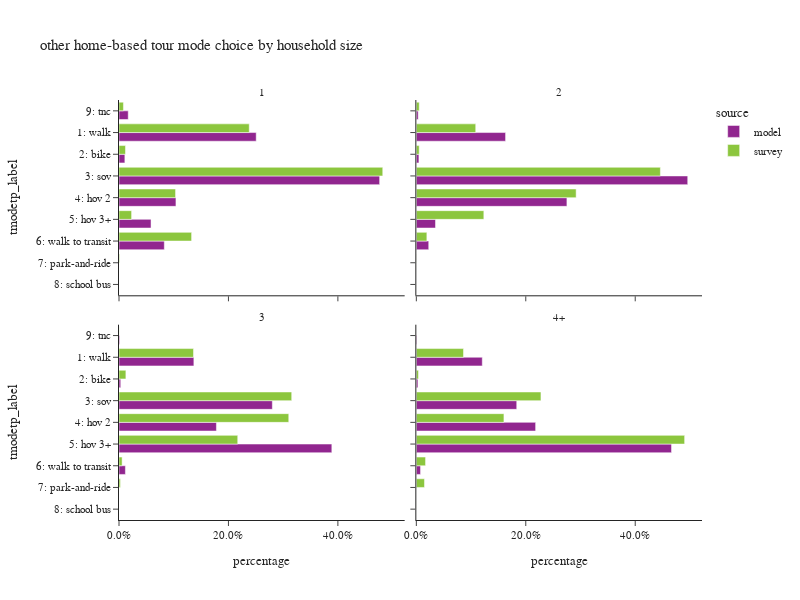

Notebook cell for this chart:
### Code cell
plot_mode_choice(hb_tour,"hhsize_4+",
                 {"hhsize_4+":["1","2","3","4+"],
                  "tmodetp_label":["1: walk","2: bike","3: sov","4: hov 2","5: hov 3+","6: walk to transit",
                                   "7: park-and-ride","8: school bus","9: other–survey only"]},
                 "household size",2,600)

### Figure 1 — Plotly figure (JSON) as saved in the notebook; plotly's stock layout.template omitted (floating-point values rounded to 4 significant figures)
{"data": [{"alignmentgroup": "True", "customdata": [[12100], [517], [22987], [5022], [2824], [3997], [814]], "hovertemplate": "source=model<br>hhsize_4+=1<br>percentage=%{x}<br>tmodetp_label=%{y}<br>sample count=%{customdata[0]}<extra></extra>", "legendgroup": "model", "marker": {"color": "#91268F", "pattern": {"shape": ""}}, "name": "model", "offsetgroup": "model", "orientation": "h", "showlegend": true, "textposition": "auto", "type": "bar", "x": [0.2507, 0.01071, 0.4763, 0.1041, 0.05852, 0.08282, 0.01687], "xaxis": "x3", "y": ["1: walk", "2: bike", "3: sov", "4: hov 2", "5: hov 3+", "6: walk to transit", "9: tnc"], "yaxis": "y3"}, {"alignmentgroup": "True", "customdata": [[15526], [451], [47218], [26199], [3334], [2158], [324]], "hovertemplate": "source=model<br>hhsize_4+=2<br>percentage=%{x}<br>tmodetp_label=%{y}<br>sample count=%{customdata[0]}<extra></extra>", "legendgroup": "model", "marker": {"color": "#91268F", "pattern": {"shape": ""}}, "name": "model", "offsetgroup": "model", "orientation": "h", "showlegend": false, "textposition": "auto", "type": "bar", "x": [0.1631, 0.004737, 0.4959, 0.2752, 0.03502, 0.02267, 0.003403], "xaxis": "x4", "y": ["1: walk", "2: bike", "3: sov", "4: hov 2", "5: hov 3+", "6: walk to transit", "9: tnc"], "yaxis": "y4"}, {"alignmentgroup": "True", "customdata": [[7808], [180], [15991], [10160], [22197], [667], [68]], "hovertemplate": "source=model<br>hhsize_4+=3<br>percentage=%{x}<br>tmodetp_label=%{y}<br>sample count=%{customdata[0]}<extra></extra>", "legendgroup": "model", "marker": {"color": "#91268F", "pattern": {"shape": ""}}, "name": "model", "offsetgroup": "model", "orientation": "h", "showlegend": false, "textposition": "auto", "type": "bar", "x": [0.1368, 0.003154, 0.2802, 0.178, 0.3889, 0.01169, 0.001191], "xaxis": "x", "y": ["1: walk", "2: bike", "3: sov", "4: hov 2", "5: hov 3+", "6: walk to transit", "9: tnc"], "yaxis": "y"}, {"alignmentgroup": "True", "customdata": [[14810], [354], [22546], [26789], [57309], [946], [133]], "hovertemplate": "source=model<br>hhsize_4+=4+<br>percentage=%{x}<br>tmodetp_label=%{y}<br>sample count=%{customdata[0]}<extra></extra>", "legendgroup": "model", "marker": {"color": "#91268F", "pattern": {"shape": ""}}, "name": "model", "offsetgroup": "model", "orientation": "h", "showlegend": false, "textposition": "auto", "type": "bar", "x": [0.1205, 0.002881, 0.1835, 0.218, 0.4664, 0.007698, 0.001082], "xaxis": "x2", "y": ["1: walk", "2: bike", "3: sov", "4: hov 2", "5: hov 3+", "6: walk to transit", "9: tnc"], "yaxis": "y2"}, {"alignmentgroup": "True", "customdata": [[385], [35], [464], [84], [28], [129], [4], [11]], "hovertemplate": "source=survey<br>hhsize_4+=1<br>percentage=%{x}<br>tmodetp_label=%{y}<br>sample count=%{customdata[0]}<extra></extra>", "legendgroup": "survey", "marker": {"color": "#8CC63E", "pattern": {"shape": ""}}, "name": "survey", "offsetgroup": "survey", "orientation": "h", "showlegend": true, "textposition": "auto", "type": "bar", "x": [0.238, 0.01182, 0.482, 0.1034, 0.023, 0.1327, 0.001058, 0.008102], "xaxis": "x3", "y": ["1: walk", "2: bike", "3: sov", "4: hov 2", "5: hov 3+", "6: walk to transit", "7: park-and-ride", "9: tnc"], "yaxis": "y3"}, {"alignmentgroup": "True", "customdata": [[376], [31], [570], [484], [109], [52], [4], [7]], "hovertemplate": "source=survey<br>hhsize_4+=2<br>percentage=%{x}<br>tmodetp_label=%{y}<br>sample count=%{customdata[0]}<extra></extra>", "legendgroup": "survey", "marker": {"color": "#8CC63E", "pattern": {"shape": ""}}, "name": "survey", "offsetgroup": "survey", "orientation": "h", "showlegend": false, "textposition": "auto", "type": "bar", "x": [0.1085, 0.005229, 0.446, 0.292, 0.1234, 0.01925, 0.0002915, 0.005326], "xaxis": "x4", "y": ["1: walk", "2: bike", "3: sov", "4: hov 2", "5: hov 3+", "6: walk to transit", "7: park-and-ride", "9: tnc"], "yaxis": "y4"}, {"alignmentgroup": "True", "customdata": [[81], [14], [141], [135], [76], [7], [4], [1]], "hovertemplate": "source=survey<br>hhsize_4+=3<br>percentage=%{x}<br>tmodetp_label=%{y}<br>sample count=%{customdata[0]}<extra></extra>", "legendgroup": "survey", "marker": {"color": "#8CC63E", "pattern": {"shape": ""}}, "name": "survey", "offsetgroup": "survey", "orientation": "h", "showlegend": false, "textposition": "auto", "type": "bar", "x": [0.1362, 0.01257, 0.3156, 0.3102, 0.217, 0.005691, 0.002555, 0.000235], "xaxis": "x", "y": ["1: walk", "2: bike", "3: sov", "4: hov 2", "5: hov 3+", "6: walk to transit", "7: park-and-ride", "9: tnc"], "yaxis": "y"}, {"alignmentgroup": "True", "customdata": [[72], [7], [140], [107], [293], [12], [4], [2]], "hovertemplate": "source=survey<br>hhsize_4+=4+<br>percentage=%{x}<br>tmodetp_label=%{y}<br>sample count=%{customdata[0]}<extra></extra>", "legendgroup": "survey", "marker": {"color": "#8CC63E", "pattern": {"shape": ""}}, "name": "survey", "offsetgroup": "survey", "orientation": "h", "showlegend": false, "textposition": "auto", "type": "bar", "x": [0.0862, 0.003875, 0.2277, 0.1601, 0.4903, 0.01687, 0.0149, 2.942e-05], "xaxis": "x2", "y": ["1: walk", "2: bike", "3: sov", "4: hov 2", "5: hov 3+", "6: walk to transit", "7: park-and-ride", "8: school bus"], "yaxis": "y2"}], "layout": {"annotations": [{"font": {}, "showarrow": false, "text": "3", "x": 0.245, "xanchor": "center", "xref": "paper", "y": 0.465, "yanchor": "bottom", "yref": "paper"}, {"font": {}, "showarrow": false, "text": "4+", "x": 0.755, "xanchor": "center", "xref": "paper", "y": 0.465, "yanchor": "bottom", "yref": "paper"}, {"font": {}, "showarrow": false, "text": "1", "x": 0.245, "xanchor": "center", "xref": "paper", "y": 1.0, "yanchor": "bottom", "yref": "paper"}, {"font": {}, "showarrow": false, "text": "2", "x": 0.755, "xanchor": "center", "xref": "paper", "y": 1.0, "yanchor": "bottom", "yref": "paper"}], "barmode": "group", "height": 600, "legend": {"title": {"text": "source"}, "tracegroupgap": 0}, "title": {"text": "other home-based tour mode choice by household size"}, "width": 800, "xaxis": {"anchor": "y", "domain": [0.0, 0.49], "tickformat": ".1%", "title": {"text": "percentage"}}, "xaxis2": {"anchor": "y2", "domain": [0.51, 1.0], "matches": "x", "tickformat": ".1%", "title": {"text": "percentage"}}, "xaxis3": {"anchor": "y3", "domain": [0.0, 0.49], "matches": "x", "showticklabels": false, "tickformat": ".1%"}, "xaxis4": {"anchor": "y4", "domain": [0.51, 1.0], "matches": "x", "showticklabels": false, "tickformat": ".1%"}, "yaxis": {"anchor": "x", "categoryarray": ["9: other–survey only", "8: school bus", "7: park-and-ride", "6: walk to transit", "5: hov 3+", "4: hov 2", "3: sov", "2: bike", "1: walk"], "categoryorder": "array", "domain": [0.0, 0.465], "title": {"text": "tmodetp_label"}}, "yaxis2": {"anchor": "x2", "domain": [0.0, 0.465], "matches": "y", "showticklabels": false}, "yaxis3": {"anchor": "x3", "categoryarray": ["9: other–survey only", "8: school bus", "7: park-and-ride", "6: walk to transit", "5: hov 3+", "4: hov 2", "3: sov", "2: bike", "1: walk"], "categoryorder": "array", "domain": [0.535, 1.0], "matches": "y", "title": {"text": "tmodetp_label"}}, "yaxis4": {"anchor": "x4", "domain": [0.535, 1.0], "matches": "y", "showticklabels": false}}}
